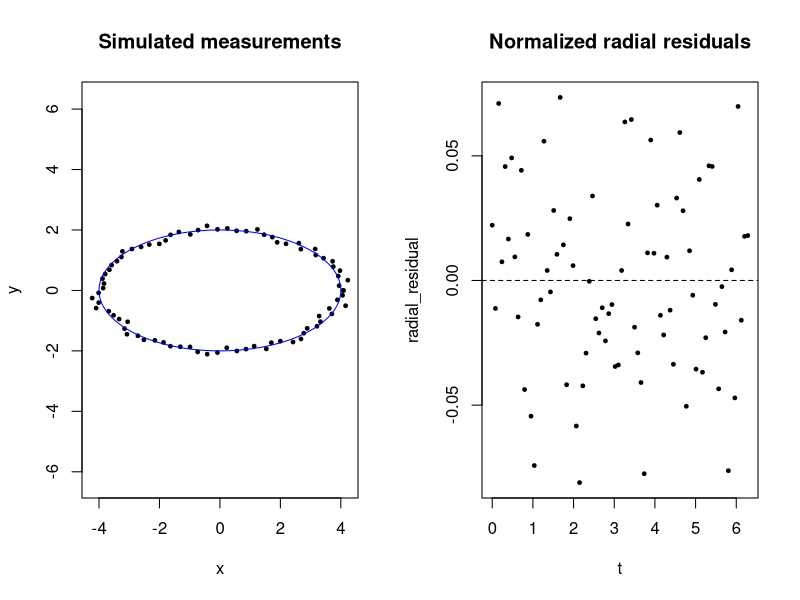

The R script that drew this image:
set.seed(13)
t <- seq(0,2*pi,length.out=80)
a <- 4; b <- 2
r <- 1+rnorm(length(t),0,0.04)
x <- a*r*cos(t); y <- b*r*sin(t)
radial_residual <- sqrt((x/a)^2+(y/b)^2)-1
par(mfrow=c(1,2))
plot(x,y,asp=1,pch=19,cex=0.5,main="Simulated measurements")
lines(a*cos(seq(0,2*pi,length.out=300)),b*sin(seq(0,2*pi,length.out=300)),col="blue")
plot(t,radial_residual,pch=19,cex=0.5,main="Normalized radial residuals")
abline(h=0,lty=2);par(mfrow=c(1,1))
print(summary(radial_residual))
